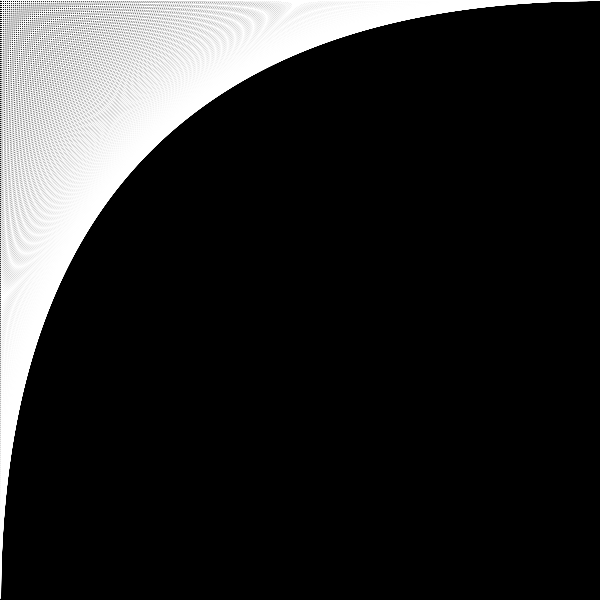
Frame 1 (no input)
Frame 60 (the mouse pressed at the canvas centre just before this capture): identical to frame 1, image omitted
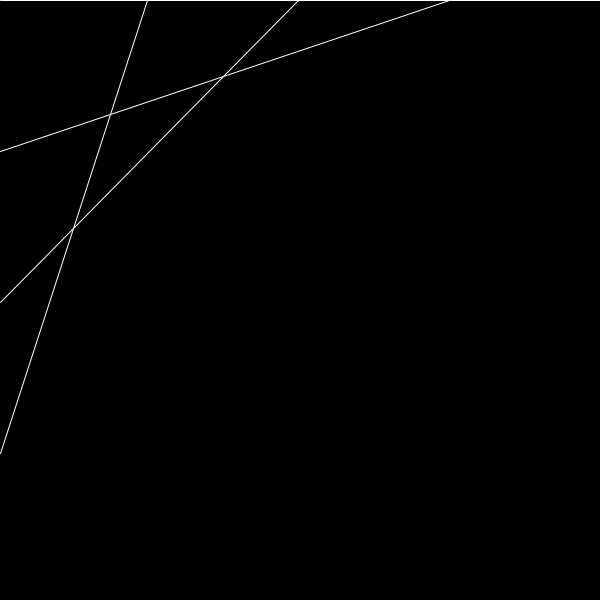
Frame 120 (the mouse held since frame 60 and released just before this capture)

The Processing sketch that drew these frames (run headless with seeded random() and noise(); from frame 60 on, the mouse is pressed at the canvas centre):

// Processing sketch: pcc_wk3C
// ── pcc_wk3C.pde
int stepsize = 10;

void setup()
{
 size (600, 600); 
}

void draw()
{
  background(0);
  stroke(255);
  noFill();
  
  stepsize = (int)map(mouseX, 0, width, 2, width/2);
  
  for(int currentStep = 0; currentStep < width; currentStep += stepsize )
  {
    line( 0, currentStep, width - currentStep, 0);
  }
}
